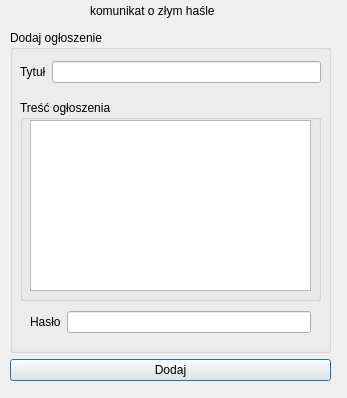
<?xml version="1.0" encoding="UTF-8"?>
<ui version="4.0">
 <class>dodaj_ogloszenie</class>
 <widget class="QDialog" name="dodaj_ogloszenie">
  <property name="geometry">
   <rect>
    <x>0</x>
    <y>0</y>
    <width>347</width>
    <height>398</height>
   </rect>
  </property>
  <property name="windowTitle">
   <string>Dialog</string>
  </property>
  <widget class="QWidget" name="layoutWidget_4">
   <property name="geometry">
    <rect>
     <x>10</x>
     <y>30</y>
     <width>321</width>
     <height>351</height>
    </rect>
   </property>
   <layout class="QVBoxLayout" name="verticalLayout_5">
    <item>
     <widget class="QGroupBox" name="groupBox_4">
      <property name="title">
       <string>Dodaj ogłoszenie</string>
      </property>
      <widget class="QGroupBox" name="groupBox_5">
       <property name="geometry">
        <rect>
         <x>10</x>
         <y>70</y>
         <width>301</width>
         <height>201</height>
        </rect>
       </property>
       <property name="title">
        <string>Treść ogłoszenia</string>
       </property>
       <widget class="QTextEdit" name="textEdit">
        <property name="geometry">
         <rect>
          <x>10</x>
          <y>20</y>
          <width>281</width>
          <height>171</height>
         </rect>
        </property>
       </widget>
      </widget>
      <widget class="QWidget" name="layoutWidget_5">
       <property name="geometry">
        <rect>
         <x>10</x>
         <y>30</y>
         <width>301</width>
         <height>24</height>
        </rect>
       </property>
       <layout class="QHBoxLayout" name="horizontalLayout_2">
        <item>
         <widget class="QLabel" name="label_7">
          <property name="text">
           <string>Tytuł</string>
          </property>
         </widget>
        </item>
        <item>
         <widget class="QLineEdit" name="lineEdit_3"/>
        </item>
       </layout>
      </widget>
      <widget class="QWidget" name="">
       <property name="geometry">
        <rect>
         <x>20</x>
         <y>280</y>
         <width>281</width>
         <height>24</height>
        </rect>
       </property>
       <layout class="QHBoxLayout" name="horizontalLayout">
        <item>
         <widget class="QLabel" name="label_8">
          <property name="text">
           <string>Hasło</string>
          </property>
         </widget>
        </item>
        <item>
         <widget class="QLineEdit" name="lineEdit_4"/>
        </item>
       </layout>
      </widget>
     </widget>
    </item>
    <item>
     <widget class="QPushButton" name="pushButton_2">
      <property name="text">
       <string>Dodaj</string>
      </property>
     </widget>
    </item>
   </layout>
  </widget>
  <widget class="QLabel" name="label_9">
   <property name="geometry">
    <rect>
     <x>90</x>
     <y>0</y>
     <width>161</width>
     <height>22</height>
    </rect>
   </property>
   <property name="text">
    <string>komunikat o złym haśle</string>
   </property>
  </widget>
 </widget>
 <resources/>
 <connections/>
</ui>
